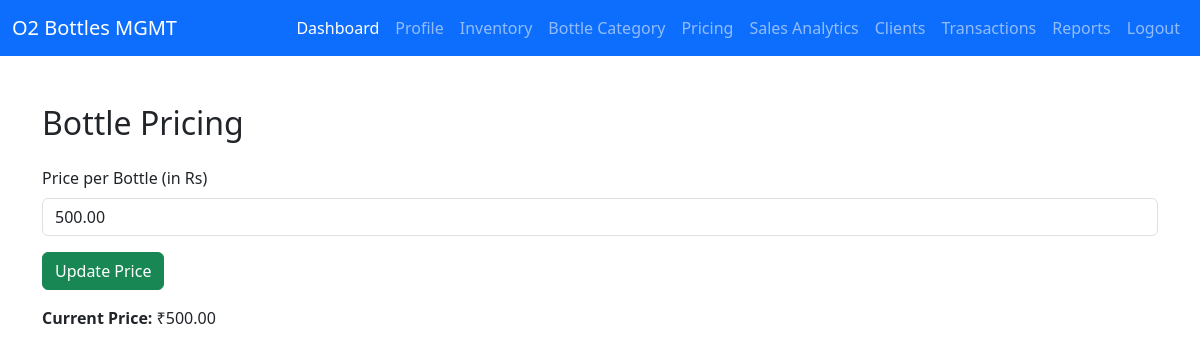
Before: /pricing/ (signed in) with the older database file.
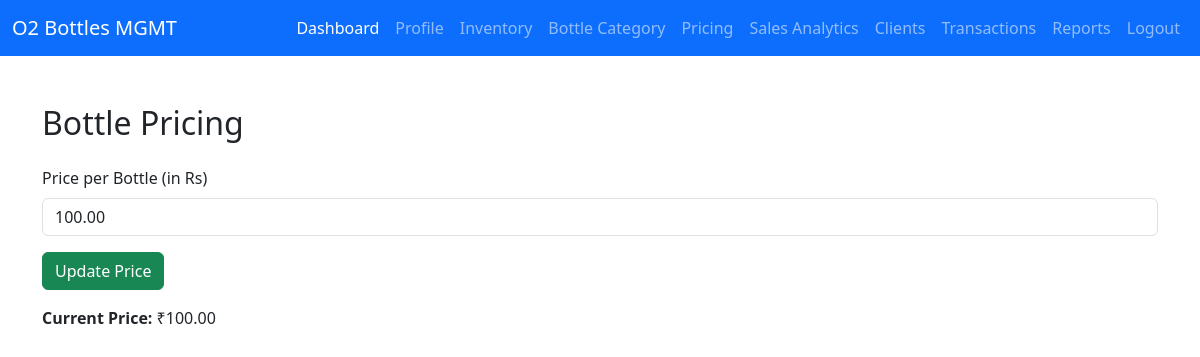
After: the same page with the newer database file.
### bottle_MGMT/models.py (models this page shows, shortened)
class BottlePricing(models.Model):
    price = models.DecimalField(max_digits=10, decimal_places=2, default=100)
    @staticmethod
    def get_solo():
        obj, created = BottlePricing.objects.get_or_create(id=1)
        return obj

### bottle_MGMT/views.py (the view)
# urls.py: path('pricing/', views.pricing_view, name='pricing'),
@staff_member_required
def pricing_view(request):
    pricing = BottlePricing.get_solo()
    if request.method == 'POST':
        form = BottlePricingForm(request.POST, instance=pricing)
        if form.is_valid():
            form.save()
            messages.success(request, 'Bottle price updated successfully.')
            return redirect('pricing')
    else:
        form = BottlePricingForm(instance=pricing)
    return render(request, 'pricing.html', {'form': form, 'pricing': pricing})

### bottle_MGMT/forms.py
class BottlePricingForm(forms.ModelForm):
    class Meta:
        model = BottlePricing
        fields = ['price']

### templates/pricing.html (shortened to what this page needs)
{% extends "base.html" %}
{% load widget_tweaks %}
{% block content %}
    <h2>Bottle Pricing</h2>
    <form method="post" class="mt-4" novalidate>
        <div class="mb-3">
            <label for="id_price" class="form-label">Price per Bottle (in Rs)</label>
            {{ form.price|add_class:'form-control' }}
        </div>
        <button type="submit" class="btn btn-success">Update Price</button>
    </form>
    <div class="mt-3">
        <strong>Current Price:</strong> ₹{{ pricing.price }}
    </div>
{% endblock %}

Changed rows visible on the page:
changed BottlePricing: price "500.00" → "100.00"
